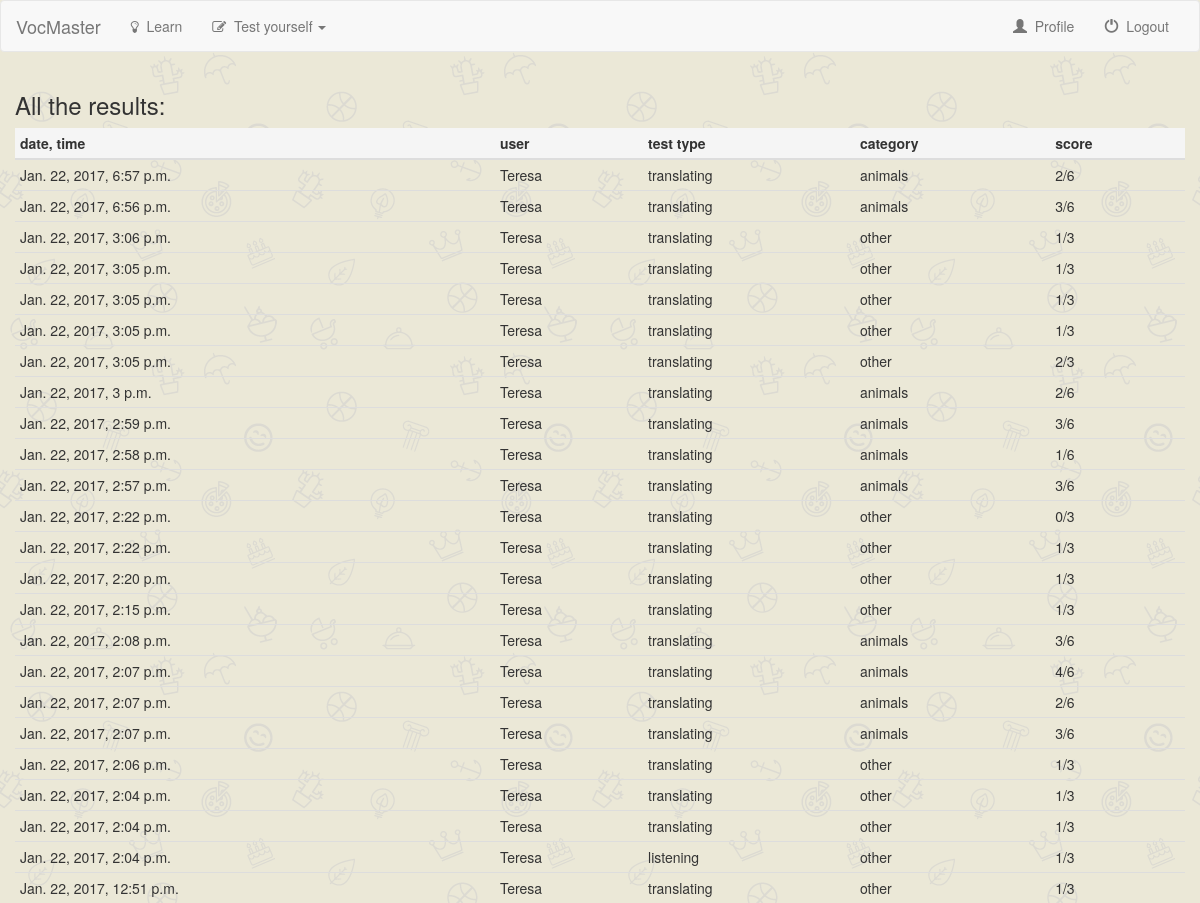
/json/results/ (signed in, upper part), run on an earlier commit of the app's database.
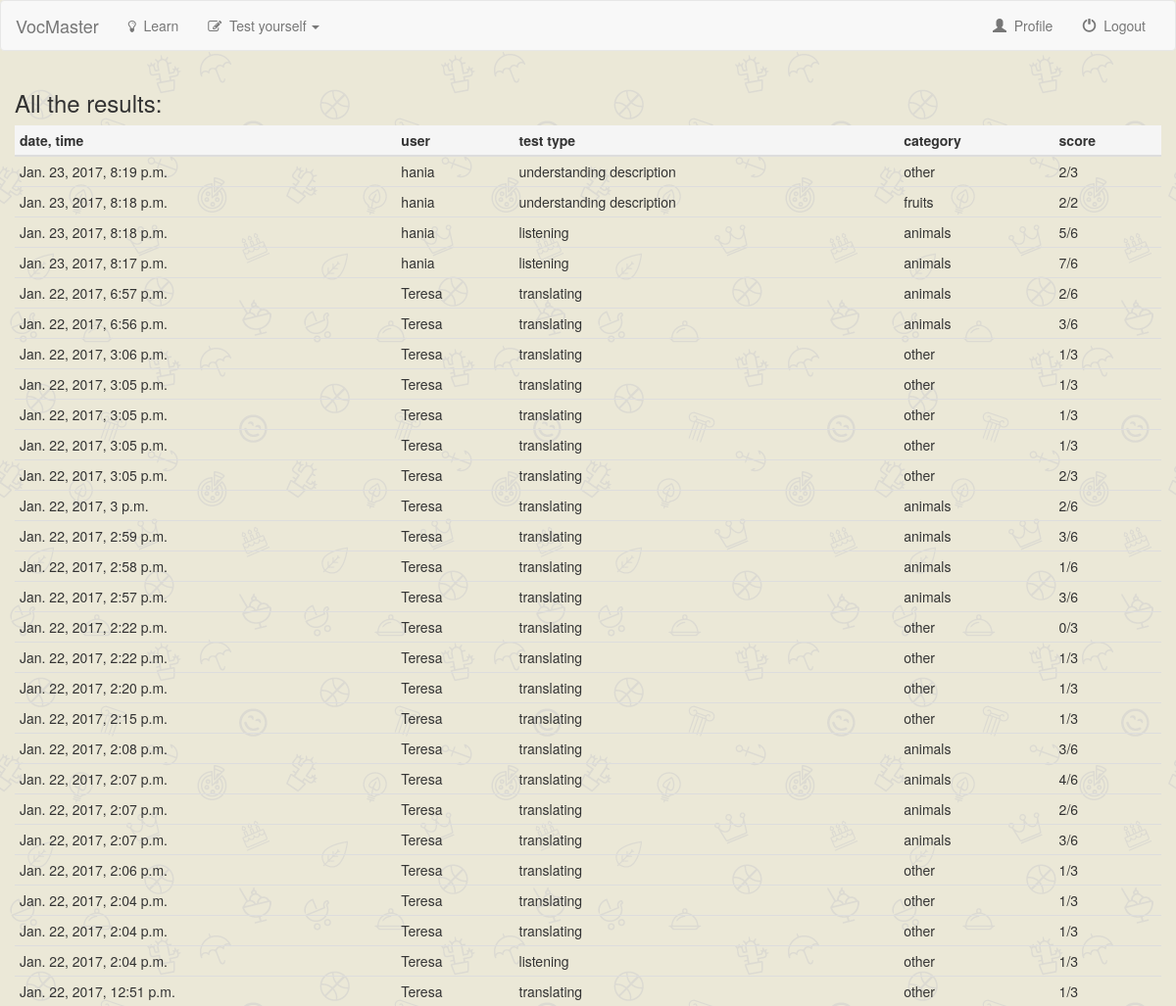
And on a later commit of the database.
### vocabulary/models.py (models this page shows, shortened)
class Result(models.Model):
    user_id = models.ForeignKey(User, on_delete=models.CASCADE, null=True, blank=True)
    test_type = models.CharField(max_length=30, blank=True)
    category = models.CharField(max_length=30)
    date = models.DateTimeField(auto_now_add=True, null=True, blank=True)
    score = models.IntegerField(default=0)
    max_possible = models.IntegerField(default=0)

### vocabulary/views.py (the view)
# urls.py: url(r'^json/results/', views.json_results, name='json_results'),
@csrf_exempt
def json_results(request):
    if not request.user.is_authenticated():
        return redirect('vocabulary:index')
    else:
        if request.POST:
            data = request.POST
            query = Result(user_id=User.objects.get(id=request.user.id), category=data['category'],
                           test_type=data['test_type'], score=data['score'], max_possible=data['max_possible'])
            query.save()
            return redirect('vocabulary:index')  # why does it not redirect?
        else:
            my_data = Result.objects.all()
            my_data = list(reversed(my_data))
            count = len(my_data)
            return render(request, 'vocabulary/json_results.html', {'current_data': my_data, 'count': count})

### vocabulary/templates/vocabulary/json_results.html (shortened to what this page needs)
{% extends 'vocabulary/base.html' %}
{% block body %}
    <div class="container-fluid">
    {% if current_data %}
        <h3>All the results:</h3>
        <table class="table table-condensed table-hover">
            <thead>
            <tr class="active">
                <th>date, time</th>
                <th>user</th>
                <th>test type</th>
                <th>category</th>
                <th>score</th>
            </tr>
            </thead>
            <tbody>
            {% for data in current_data %}
                <tr>
                    <td>{{ data.date }}</td>
                    <td>{{ data.user_id }}</td>
                    <td>{{ data.test_type }}</td>
                    <td>{{ data.category }}</td>
                    <td>{{ data.score }}/{{ data.max_possible }}</td>
                </tr>
            {% endfor %}
            </tbody>
        </table>
    {% else %}
        <h3> No data! </h3>
    {% endif %}
{% endblock body %}

What changed in the data, as far as the page shows it:
added Result: date "Jan. 23, 2017, 8:19 p.m.", user_id "hania", test_type "understanding description", category "other", score "2", max_possible "3"
added Result: date "Jan. 23, 2017, 8:18 p.m.", user_id "hania", test_type "understanding description", category "fruits", score "2", max_possible "2"
added Result: date "Jan. 23, 2017, 8:18 p.m.", user_id "hania", test_type "listening", category "animals", score "5", max_possible "6"
added Result: date "Jan. 23, 2017, 8:17 p.m.", user_id "hania", test_type "listening", category "animals", score "7", max_possible "6"
